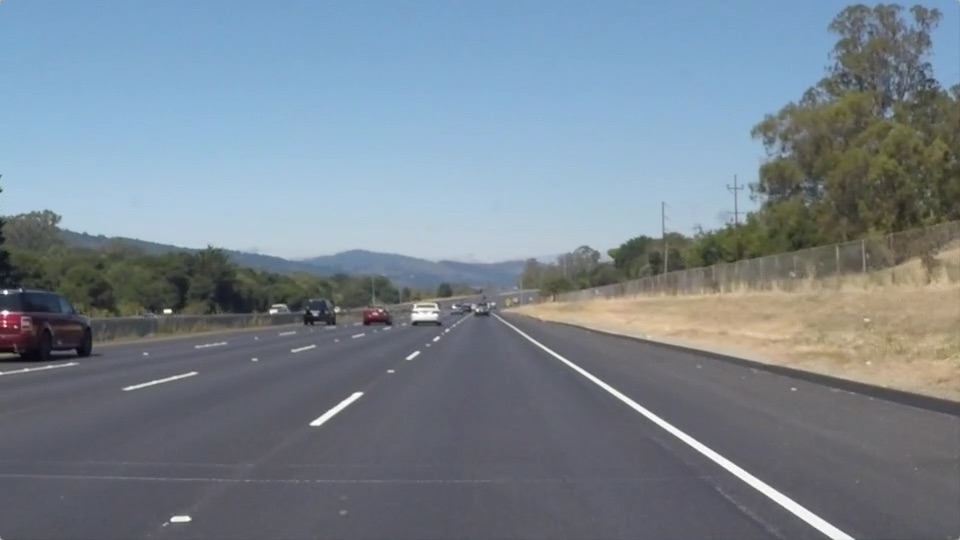
#> input picture test_images/solidWhiteRight.jpg, 960 x 540 px
$ jupyter execute --allow-errors P1.ipynb   (shell and % lines are left out)
#> lines starting #> are read from the running program, lines starting #| are printed output that depends on the picture; after the words box and inside, x2 and y2 are one past the last pixel; in counts of white or black regions, pixels touching at a corner belong together
# Self-Driving Car Engineer Nanodegree

## Project: **Finding Lane Lines on the Road**
***
In this project, you will use the tools you learned about in the lesson to identify lane lines on the road.  You can develop your pipeline on a series of individual images, and later apply the result to a video stream (really just a series of images). Check out the video clip "raw-lines-example.mp4" (also contained in this repository) to see what the output should look like after using the helper functions below.

Once you have a result that looks roughly like "raw-lines-example.mp4", you'll need to get creative and try to average and/or extrapolate the line segments you've detected to map out the full extent of the lane lines.  You can see an example of the result you're going for in the video "P1_example.mp4".  Ultimately, you would like to draw just one line for the left side of the lane, and one for the right.

In addition to implementing code, there is a brief writeup to complete. The writeup should be completed in a separate file, which can be either a markdown file or a pdf document. There is a [write up template](https://github.com/udacity/CarND-LaneLines-P1/blob/master/writeup_template.md) that can be used to guide the writing process. Completing both the code in the Ipython notebook and the writeup template will cover all of the [rubric points](https://review.udacity.com/#!/rubrics/322/view) for this project.

---
Let's have a look at our first image called 'test_images/solidWhiteRight.jpg'.  Run the 2 cells below (hit Shift-Enter or the "play" button above) to display the image.

**Note: If, at any point, you encounter frozen display windows or other confounding issues, you can always start again with a clean slate by going to the "Kernel" menu above and selecting "Restart & Clear Output".**

---

**The tools you have are color selection, region of interest selection, grayscaling, Gaussian smoothing, Canny Edge Detection and Hough Tranform line detection.  You  are also free to explore and try other techniques that were not presented in the lesson.  Your goal is piece together a pipeline to detect the line segments in the image, then average/extrapolate them and draw them onto the image for display (as below).  Once you have a working pipeline, try it out on the video stream below.**

---

<figure>

 <figcaption>
 <p></p>
 <p style="text-align: center;"> Your output should look something like this (above) after detecting line segments using the helper functions below </p>
 </figcaption>
</figure>
 <p></p>
<figure>

 <figcaption>
 <p></p>
 <p style="text-align: center;"> Your goal is to connect/average/extrapolate line segments to get output like this</p>
 </figcaption>
</figure>

**Run the cell below to import some packages.  If you get an `import error` for a package you've already installed, try changing your kernel (select the Kernel menu above --> Change Kernel).  Still have problems?  Try relaunching Jupyter Notebook from the terminal prompt.  Also, consult the forums for more troubleshooting tips.**

## Import Packages

[cell 1]
#importing some useful packages
import matplotlib.pyplot as plt
import matplotlib.image as mpimg
import numpy as np
import cv2

## Read in an Image

[cell 2]
#reading in an image
image = mpimg.imread('test_images/solidWhiteRight.jpg')
#> image is the input picture: shape (540, 960, 3); mean R, G, B 120.3, 132.6, 143.7

#printing out some stats and plotting
print('This image is:', type(image), 'with dimensions:', image.shape)
#| This image is: <class 'numpy.ndarray'> with dimensions: (540, 960, 3)
plt.imshow(image)  # if you wanted to show a single color channel image called 'gray', for example, call as plt.imshow(gray, cmap='gray')

## Ideas for Lane Detection Pipeline

**Some OpenCV functions (beyond those introduced in the lesson) that might be useful for this project are:**

`cv2.inRange()` for color selection
`cv2.fillPoly()` for regions selection
`cv2.line()` to draw lines on an image given endpoints
`cv2.addWeighted()` to coadd / overlay two images
`cv2.cvtColor()` to grayscale or change color
`cv2.imwrite()` to output images to file
`cv2.bitwise_and()` to apply a mask to an image

**Check out the OpenCV documentation to learn about these and discover even more awesome functionality!**

## Helper Functions

Below are some helper functions to help get you started. They should look familiar from the lesson!

[cell 3]
import math

def grayscale(img):
    """Applies the Grayscale transform
    This will return an image with only one color channel
    but NOTE: to see the returned image as grayscale
    (assuming your grayscaled image is called 'gray')
    you should call plt.imshow(gray, cmap='gray')"""
    return cv2.cvtColor(img, cv2.COLOR_RGB2GRAY)
    # Or use BGR2GRAY if you read an image with cv2.imread()
    # return cv2.cvtColor(img, cv2.COLOR_BGR2GRAY)

def canny(img, low_threshold, high_threshold):
    """Applies the Canny transform"""
    return cv2.Canny(img, low_threshold, high_threshold)

def gaussian_blur(img, kernel_size):
    """Applies a Gaussian Noise kernel"""
    return cv2.GaussianBlur(img, (kernel_size, kernel_size), 0)

def region_of_interest(img, vertices):
    """
    Applies an image mask.

    Only keeps the region of the image defined by the polygon
    formed from `vertices`. The rest of the image is set to black.
    """
    #defining a blank mask to start with
    mask = np.zeros_like(img)

    #defining a 3 channel or 1 channel color to fill the mask with depending on the input image
    if len(img.shape) > 2:
        channel_count = img.shape[2]  # i.e. 3 or 4 depending on your image
        ignore_mask_color = (255,) * channel_count
    else:
        ignore_mask_color = 255

    #filling pixels inside the polygon defined by "vertices" with the fill color
    cv2.fillPoly(mask, vertices, ignore_mask_color)

    #returning the image only where mask pixels are nonzero
    masked_image = cv2.bitwise_and(img, mask)
    return masked_image


def draw_lines(img, lines, color=[255, 0, 0], thickness=2):
    '''
    Idea for how to extrapolate line.
    Make two new image masks to separate left and right. Then take the average slope
    on each side. Find the x intersect from the lowest line, or take the average x value
    od the lines that are on that side.
    '''

    """
    NOTE: this is the function you might want to use as a starting point once you want to
    average/extrapolate the line segments you detect to map out the full
    extent of the lane (going from the result shown in raw-lines-example.mp4
    to that shown in P1_example.mp4).

    Think about things like separating line segments by their
    slope ((y2-y1)/(x2-x1)) to decide which segments are part of the left
    line vs. the right line.  Then, you can average the position of each of
    the lines and extrapolate to the top and bottom of the lane.

    This function draws `lines` with `color` and `thickness`.
    Lines are drawn on the image inplace (mutates the image).
    If you want to make the lines semi-transparent, think about combining
    this function with the weighted_img() function below
    """
    # Vars to keep track of the avg line characteristics
    counter = 0
    avg_x1 = 0
    avg_y1 = 0
    avg_x2 = 0
    avg_y2 = 0


    # If there are no lines, then draw something and return
    if lines is None:
        cv2.line(img, (0, 0), (0, 0), (255,0,0), 15)
        return

    # Sum the endpoints of each line and count them
    for line in lines:
        for x1,y1,x2,y2 in line:
            counter += 1
            avg_x1 += x1
            avg_y1 += y1
            avg_x2 += x2
            avg_y2 += y2

    # Check this to not divide by 0
    if counter == 0:
        counter = 1

    # Get the averages of all the endpoints
    avg_x1 = int(avg_x1 / counter)
    avg_y1 = int(avg_y1 / counter)
    avg_x2 = int(avg_x2 / counter)
    avg_y2 = int(avg_y2 / counter)


    # Find the average slope based on the endpoints
    slope = ((avg_y2-avg_y1)/(avg_x2-avg_x1))

    # Check this to not divide by 0
    if slope == 0:
        slope = 0.01


    # Use the slope to extrapolate the line
    # y = mx + b
    b1 = avg_y1 - slope*avg_x1 # Offset 1
    b2 = avg_y2 - slope*avg_x2 # Offset 2


    top_x = int(abs((330-b1)/slope))
    top_y = 330
    bottom_x = int(abs((540-b2)/slope))
    bottom_y = 540

    # Draw the whole line
    cv2.line(img, (top_x, top_y), (bottom_x, bottom_y), (255,0,0), 15)


def hough_lines(img, rho, theta, threshold, min_line_len, max_line_gap):
    """
    `img` should be the output of a Canny transform.

    Returns an image with hough lines drawn.
    """
    lines = cv2.HoughLinesP(img, rho, theta, threshold, np.array([]), minLineLength=min_line_len, maxLineGap=max_line_gap)
    line_img = np.zeros((img.shape[0], img.shape[1], 3), dtype=np.uint8)
    draw_lines(line_img, lines)
    return line_img

# Python 3 has support for cool math symbols.

def weighted_img(img, initial_img, α=0.8, β=1., λ=0.):
    """
    `img` is the output of the hough_lines(), An image with lines drawn on it.
    Should be a blank image (all black) with lines drawn on it.

    `initial_img` should be the image before any processing.

    The result image is computed as follows:

    initial_img * α + img * β + λ
    NOTE: initial_img and img must be the same shape!
    """
    return cv2.addWeighted(initial_img, α, img, β, λ)

## Test Images

Build your pipeline to work on the images in the directory "test_images"
**You should make sure your pipeline works well on these images before you try the videos.**

[cell 4]
import os
os.listdir("test_images/")

## Build a Lane Finding Pipeline

Build the pipeline and run your solution on all test_images. Make copies into the `test_images_output` directory, and you can use the images in your writeup report.

Try tuning the various parameters, especially the low and high Canny thresholds as well as the Hough lines parameters.

[cell 5]
# TODO: Build your pipeline that will draw lane lines on the test_images
# then save them to the test_images directory.

# The following pipleine was created by Joseph Rogers, Fall 2017


# 1) Read in the image
image = mpimg.imread('test_images/hard.jpg')
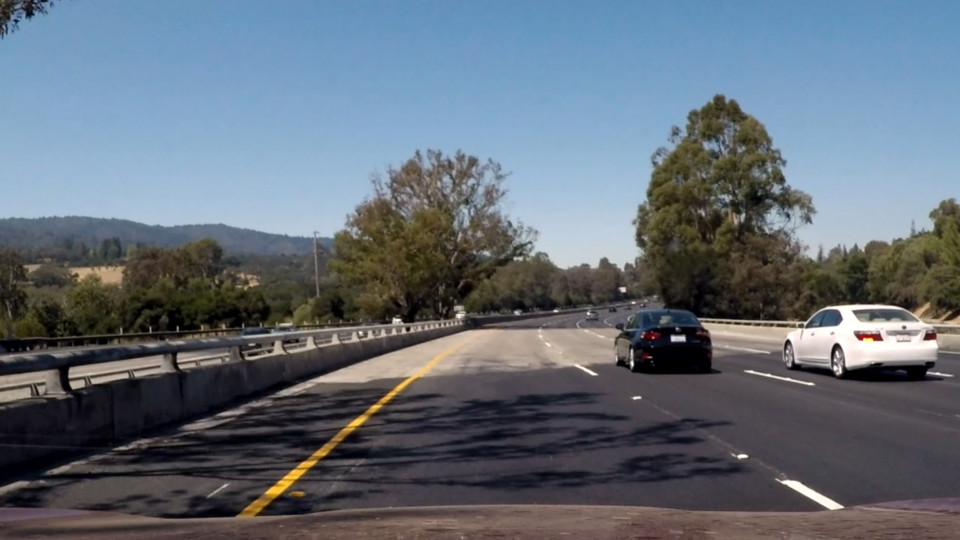
#> input picture test_images/hard.jpg, 960 x 540 px
#> image is the input picture: shape (540, 960, 3); mean R, G, B 99.4, 109.3, 120


# 2) Filter by pixel value
lower = np.array([200,200,0])
upper = np.array([255,255,255])
mask = cv2.inRange(image, lower, upper)
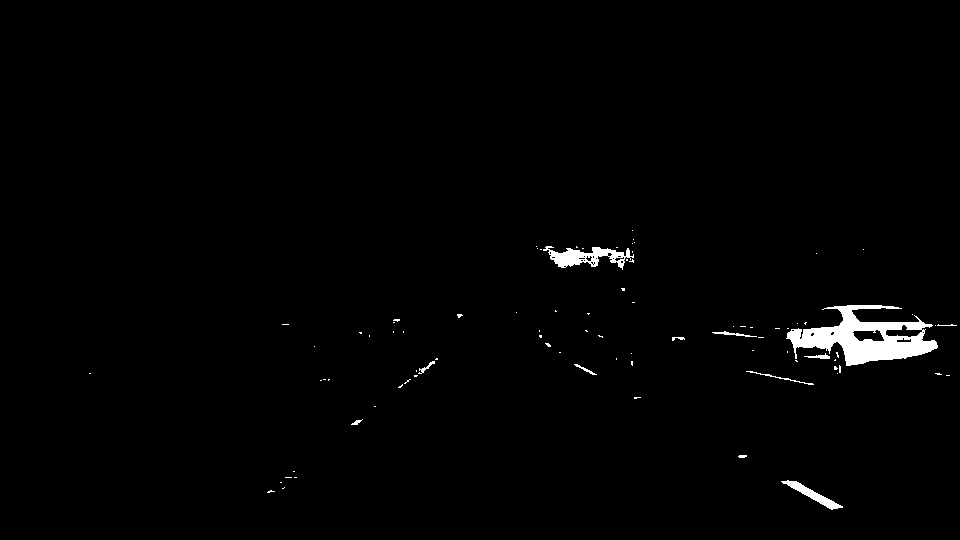
#> mask: shape (540, 960); 1.2% white; 87 white regions (75 under 20 px), largest, box (x1, y1, x2, y2) and area: (786, 305, 938, 366) 4236, (543, 246, 634, 270) 972, (781, 480, 843, 510) 452
res = cv2.bitwise_and(image,image, mask= mask)


# 3) Convert the image to grayscale
gray = grayscale(res)


# 4) Blur the image some
kernal_size = 11 # Radius of the blur
blur_gray = gaussian_blur(gray, kernal_size)


# 5) Apply the Canny function
low_threshold = 50
high_threshold = 150
edges = canny(blur_gray, low_threshold, high_threshold)
#> in canny, `return cv2.Canny(img, low_threshold, high_threshold)`:
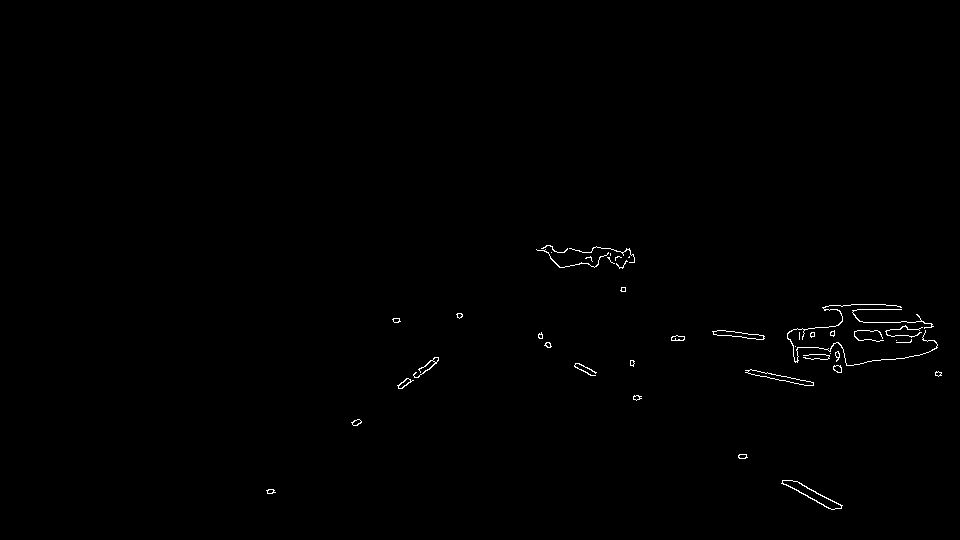
#> returned value: shape (540, 960); 0.41% white in thin lines or dots, all inside (x1, y1, x2, y2) = (266, 245, 942, 510)


# 6) Split the image into left and right lanes
left_verts= np.array([[(120, 540), (410, 340), (480,340), (360,540)]], dtype=np.int32)
right_verts= np.array([[(700,540), (480,340), (600, 340), (960,540)]], dtype=np.int32)
left_half = region_of_interest(edges, left_verts)
#> in region_of_interest, `cv2.fillPoly(mask, vertices, ignore_mask_color)`:
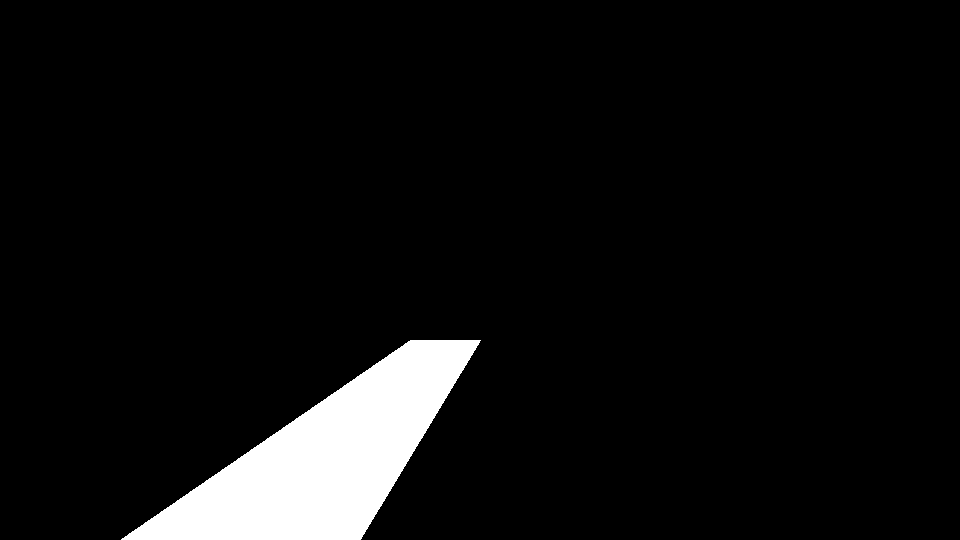
#> mask: shape (540, 960); 6% white; 1 white region, box (x1, y1, x2, y2) and area: (121, 340, 481, 540) 31145
#> in region_of_interest, `masked_image = cv2.bitwise_and(img, mask)`:
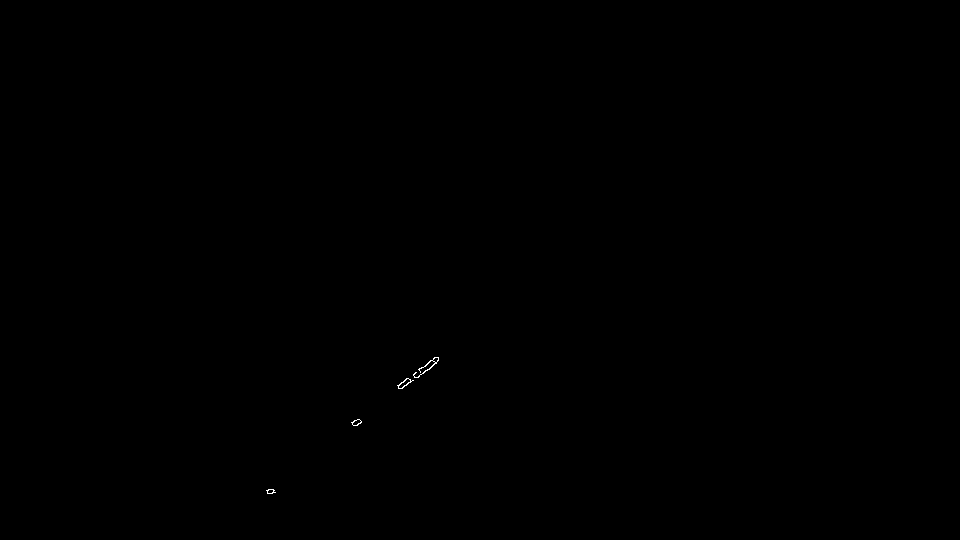
#> masked_image: shape (540, 960); 0.04% white in thin lines or dots, all inside (x1, y1, x2, y2) = (266, 357, 439, 494)
right_half = region_of_interest(edges, right_verts)
#> in region_of_interest (call 2), `cv2.fillPoly(mask, vertices, ignore_mask_color)`:
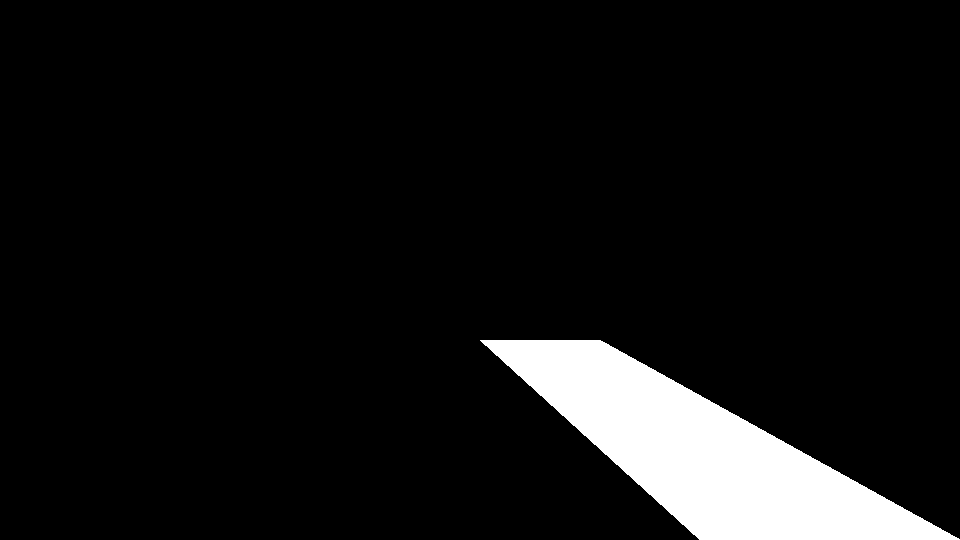
#> mask: shape (540, 960); 7.4% white; 1 white region, box (x1, y1, x2, y2) and area: (480, 340, 960, 540) 38290
#> in region_of_interest (call 2), `masked_image = cv2.bitwise_and(img, mask)`:
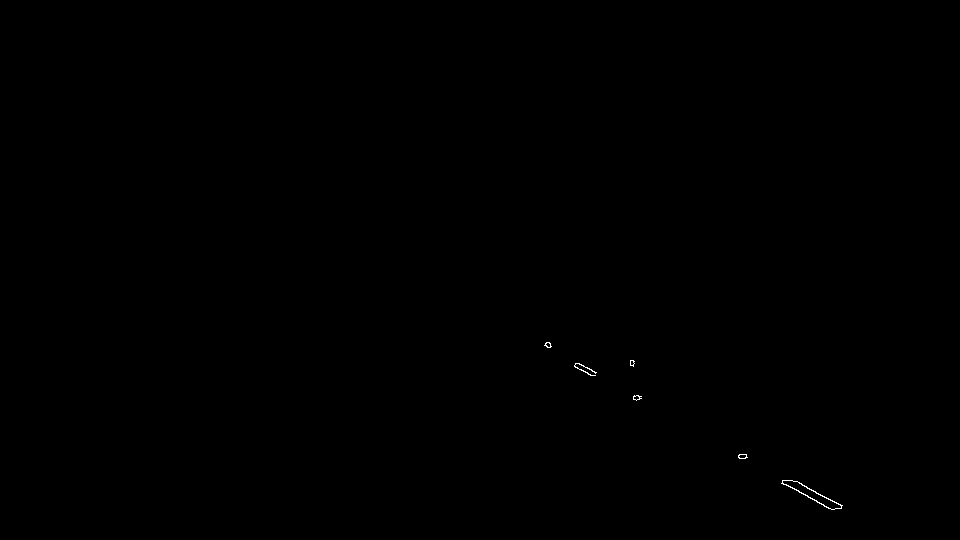
#> masked_image: shape (540, 960); 0.06% white in thin lines or dots, all inside (x1, y1, x2, y2) = (544, 342, 843, 510)


# 7) Apply the Hough Transform to find where the lanes are
rho = 1 # distance resolution in pixels of the Hough grid
theta = np.pi/180 # angular resolution in radians of the Hough grid
threshold = 20     # minimum number of votes (intersections in Hough grid cell)
min_line_length = 30 #minimum number of pixels making up a line
max_line_gap = 100    # maximum gap in pixels between connectable line segments
left_lane_line = hough_lines(left_half, rho, theta, threshold, min_line_length, max_line_gap)
#> in hough_lines, `lines = cv2.HoughLinesP(img, rho, theta, threshold, np.array([]), minL..`: lines = [[352, 424, 436, 362], [352, 422, 435, 357], [266, 490, 436, 357]]
#> the loop in draw_lines, `for line in lines:` made 3 passes
#> after the loop in draw_lines, `for line in lines:`: avg_x1 = 970; avg_x2 = 1307; avg_y1 = 1336; avg_y2 = 1076; counter = 3
#> in draw_lines, `avg_x1 = int(avg_x1 / counter)`: avg_x1 = 323
#> in draw_lines, `avg_y1 = int(avg_y1 / counter)`: avg_y1 = 445
#> in draw_lines, `avg_x2 = int(avg_x2 / counter)`: avg_x2 = 435
#> in draw_lines, `avg_y2 = int(avg_y2 / counter)`: avg_y2 = 358
#> in draw_lines, `slope = ((avg_y2-avg_y1)/(avg_x2-avg_x1))`: slope = -0.777
#> in draw_lines, `b1 = avg_y1 - slope*avg_x1`: b1 = 695.9
#> in draw_lines, `top_x = int(abs((330-b1)/slope))`: top_x = 471
#> in draw_lines, `bottom_x = int(abs((540-b2)/slope))`: bottom_x = 200
right_lane_line = hough_lines(right_half, rho, theta, threshold, min_line_length, max_line_gap)
#> the loop in draw_lines (call 2), `for line in lines:` made 5 passes
#> line on passes 1 to 5: [[741, 454, 842, 505]], [[545, 344, 831, 509]], [[574, 366, 635, 399]], [[743, 454, 841, 506]], [[544, 345, 641, 396]]


# Combine the left and right images
left_image = weighted_img(left_lane_line, image, α=1, β=1., λ=0.)
#> in weighted_img, `return cv2.addWeighted(initial_img, α, img, β, λ)`:
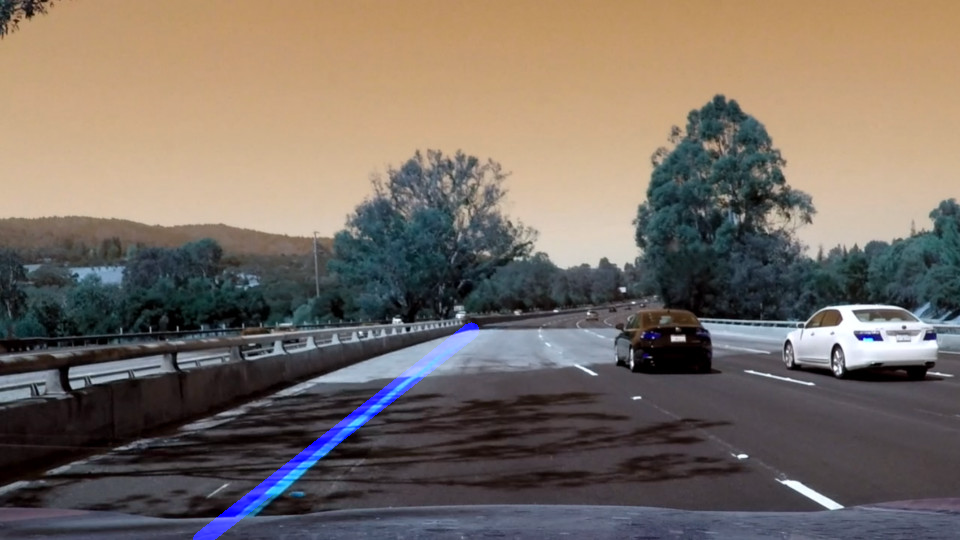
#> returned value: shape (540, 960, 3); mean of channels 0, 1, 2 100.9, 109.3, 120; drawn as B, G, R
final = weighted_img(right_lane_line, left_image, α=1, β=1., λ=0.)
plt.imshow(final)
